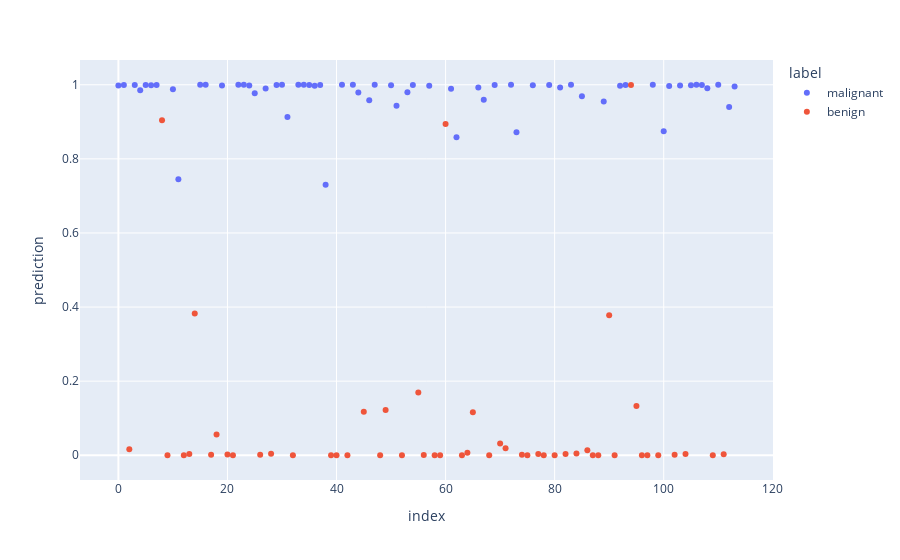

Here is the notebook cell this chart was saved with:
### Markdown cell above
Let us test our learned model on the test dataset.

### Code cell
hat_y_test = model(x_test).detach()
label = y_test.squeeze().type(torch.bool)
label = ['malignant' if tmp else 'benign' for tmp in label]

df_pretrain = pd.DataFrame({'prediction':hat_y_test.squeeze(),
                            'label':label
                           }
                          )

fig = px.scatter(data_frame=df_pretrain,
                 y='prediction',
                 color='label',
                 labels={True:'malignant',
                         'benign':False})
fig.show()

### Figure 1 — Plotly figure (JSON) as saved in the notebook; plotly's stock layout.template omitted (floating-point values rounded to 4 significant figures)
{"data": [{"hovertemplate": "label=malignant<br>index=%{x}<br>prediction=%{y}<extra></extra>", "legendgroup": "malignant", "marker": {"color": "#636efa", "symbol": "circle"}, "mode": "markers", "name": "malignant", "orientation": "v", "showlegend": true, "type": "scatter", "x": [0, 1, 3, 4, 5, 6, 7, 10, 11, 15, 16, 19, 22, 23, 24, 25, 27, 29, 30, 31, 33, 34, 35, 36, 37, 38, 41, 43, 44, 46, 47, 50, 51, 53, 54, 57, 61, 62, 66, 67, 69, 72, 73, 76, 79, 81, 83, 85, 89, 92, 93, 98, 100, 101, 103, 105, 106, 107, 108, 110, 112, 113], "xaxis": "x", "y": [0.9982, 0.9993, 0.9996, 0.985, 0.9995, 0.9985, 0.9996, 0.9877, 0.7448, 0.9999, 0.9999, 0.9983, 0.9999, 0.9998, 0.9978, 0.9772, 0.9901, 0.9994, 1.0, 0.9128, 1.0, 0.9999, 0.9995, 0.9972, 0.9993, 0.7303, 0.9998, 1.0, 0.9789, 0.9584, 1.0, 0.9986, 0.9435, 0.98, 0.9994, 0.9971, 0.9895, 0.8585, 0.9926, 0.9593, 0.9993, 1, 0.8715, 0.9988, 0.9996, 0.9925, 1.0, 0.9692, 0.955, 0.9972, 0.9993, 1.0, 0.8744, 0.9969, 0.9981, 0.9986, 0.9999, 0.9996, 0.9907, 1.0, 0.9396, 0.9955], "yaxis": "y"}, {"hovertemplate": "label=benign<br>index=%{x}<br>prediction=%{y}<extra></extra>", "legendgroup": "benign", "marker": {"color": "#EF553B", "symbol": "circle"}, "mode": "markers", "name": "benign", "orientation": "v", "showlegend": true, "type": "scatter", "x": [2, 8, 9, 12, 13, 14, 17, 18, 20, 21, 26, 28, 32, 39, 40, 42, 45, 48, 49, 52, 55, 56, 58, 59, 60, 63, 64, 65, 68, 70, 71, 74, 75, 77, 78, 80, 82, 84, 86, 87, 88, 90, 91, 94, 95, 96, 97, 99, 102, 104, 109, 111], "xaxis": "x", "y": [0.01594, 0.9044, 6.019e-11, 6.287e-05, 0.003121, 0.3828, 0.001084, 0.0559, 0.001817, 9.347e-05, 0.001407, 0.003724, 1.591e-07, 4.356e-05, 5.568e-06, 5.393e-06, 0.1177, 2.878e-05, 0.1222, 1.245e-11, 0.1693, 0.001007, 4.382e-08, 5.398e-06, 0.8939, 1.318e-09, 0.007072, 0.1162, 1.078e-06, 0.03148, 0.01887, 0.001577, 3.608e-08, 0.003419, 3.162e-06, 2.827e-05, 0.003463, 0.004803, 0.01353, 2.323e-12, 1.83e-08, 0.378, 5.5e-05, 0.999, 0.1332, 6.625e-05, 2.78e-07, 0.0002606, 0.001075, 0.00348, 3.819e-07, 0.002803], "yaxis": "y"}], "layout": {"autosize": true, "legend": {"title": {"text": "label"}, "tracegroupgap": 0}, "margin": {"t": 60}, "xaxis": {"anchor": "y", "autorange": true, "domain": [0, 1], "range": [-7.74, 120.7], "title": {"text": "index"}, "type": "linear"}, "yaxis": {"anchor": "x", "autorange": true, "domain": [0, 1], "range": [-0.07743, 1.077], "title": {"text": "prediction"}, "type": "linear"}}}
